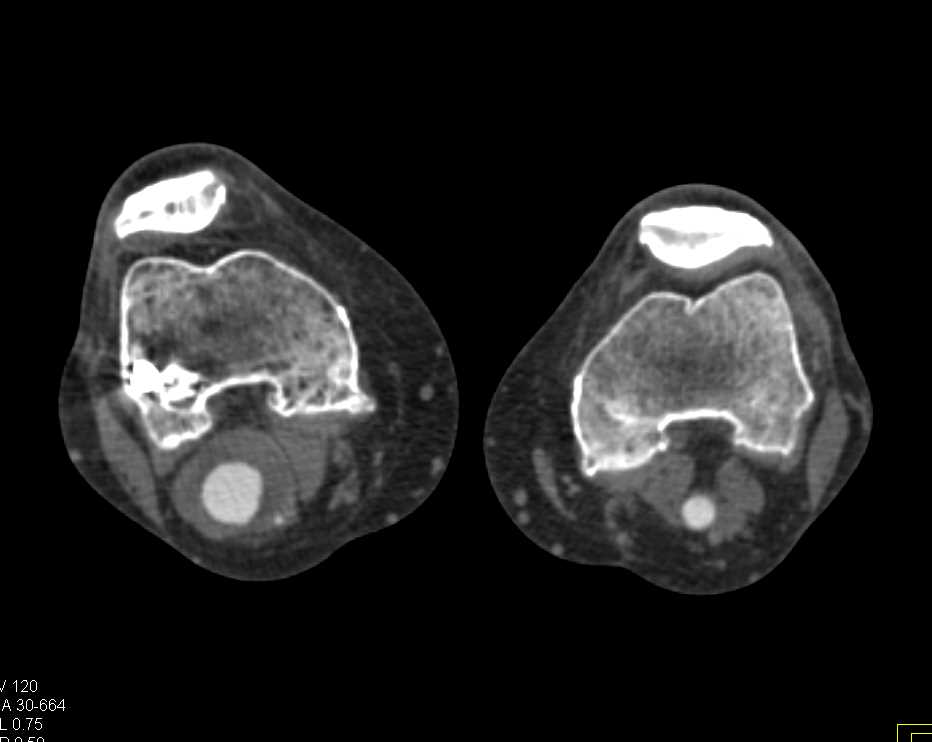
#> input picture data/317947.jpg, 932 x 742 px
$ jupyter execute contours.ipynb
#> lines starting #> are read from the running program, lines starting #| are printed output that depends on the picture; after the words box and inside, x2 and y2 are one past the last pixel; in counts of white or black regions, pixels touching at a corner belong together
# Contours

[cell 1]
import cv2
import matplotlib.pyplot as plt
import numpy as np

from config import DATA_DIR

[cell 2]
IMG_FP = DATA_DIR.joinpath("317947.jpg")
print(f"Image file path: {IMG_FP}")

[cell 3]
# Read the CT scan image in grayscale
image = cv2.imread(str(IMG_FP), 0)
#> image: shape (742, 932); min 0, max 255, mean 32.9

# Create a binary thresholded image
_, binary = cv2.threshold(image, 127, 255, cv2.THRESH_BINARY)
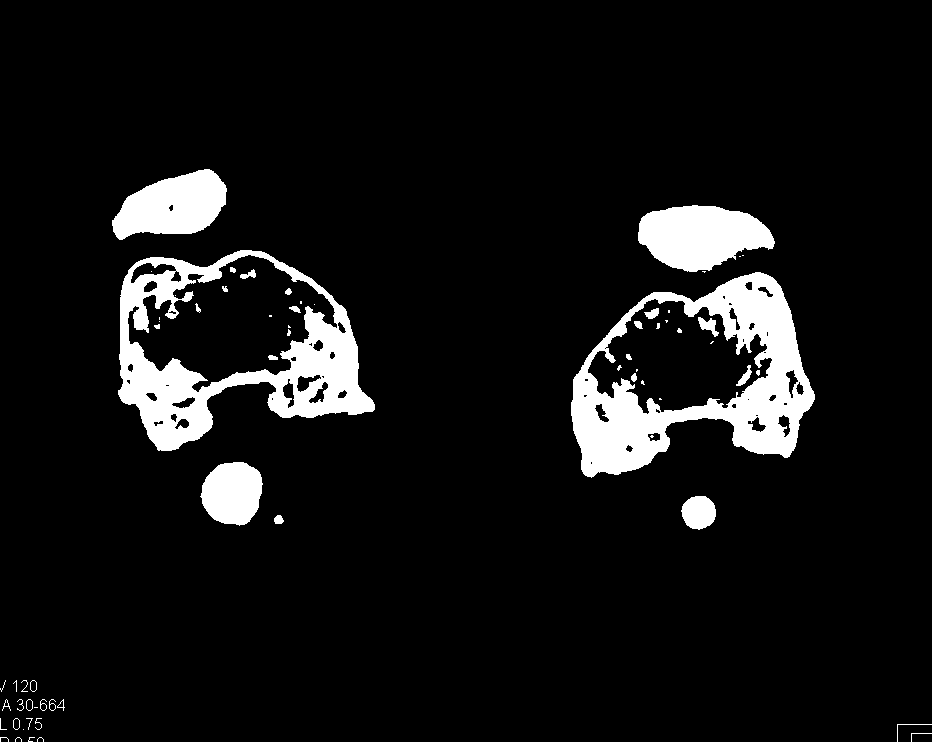
#> binary: shape (742, 932); 7.9% white; 66 white regions (33 under 20 px)

[cell 4]
# Find contours from the thresholded image
contours, _ = cv2.findContours(binary, cv2.RETR_EXTERNAL, cv2.CHAIN_APPROX_SIMPLE)
#> contours = 32 contours, 18 with area under 20; largest, box (x1, y1, x2, y2) and area: (118, 250, 375, 451) 34491, (571, 272, 815, 478) 32914, (638, 205, 775, 272) 6249, (112, 169, 227, 240) 5248, (200, 462, 263, 526) 2987
print(f"Number of contours found: {len(contours)}")
#| Number of contours found: 32

[cell 5]
# Create a copy of the original image for drawing contours
image_with_contours = cv2.cvtColor(image, cv2.COLOR_GRAY2BGR)

[cell 6]
# Draw contours on the image in red color
cv2.drawContours(image_with_contours, contours, -1, (0, 0, 255), 1)
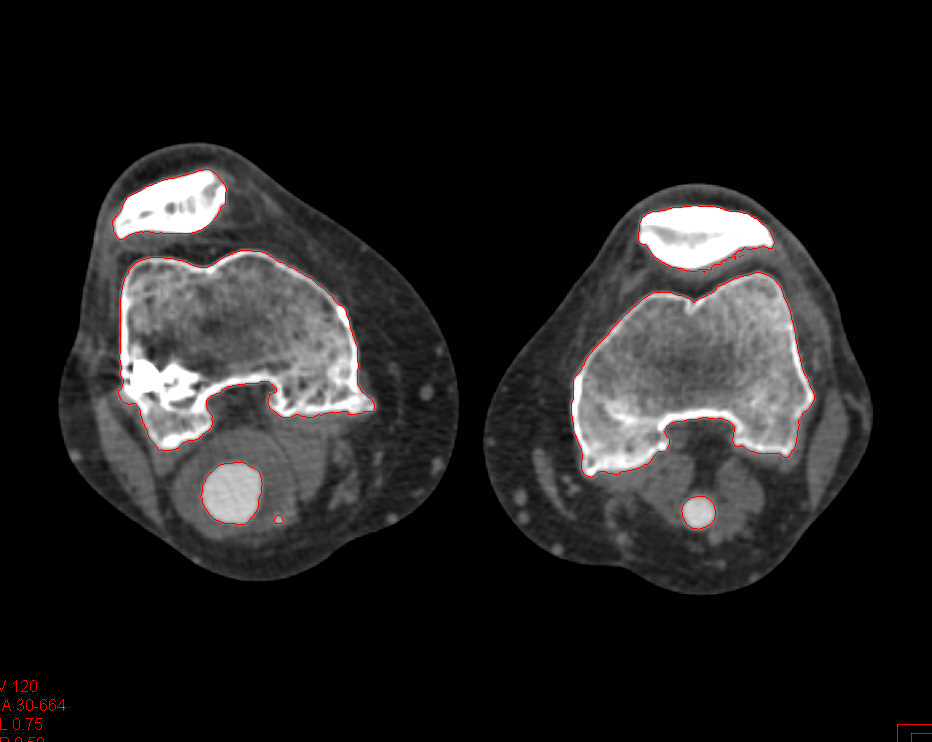
#> image_with_contours: shape (742, 932, 3); mean B, G, R 32.2, 32.2, 33.3

# Display the original image and the image with contours
plt.subplot(1, 2, 1)
plt.imshow(image, cmap='gray')
plt.title('Original CT Scan')
plt.axis('off')

plt.subplot(1, 2, 2)
plt.imshow(cv2.cvtColor(image_with_contours, cv2.COLOR_BGR2RGB))
plt.title('CT Scan with Contours')
plt.axis('off')

plt.tight_layout()
plt.show()
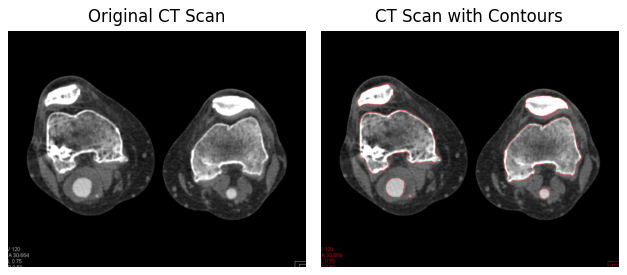
#> figure drawn by matplotlib, 2 panels

[cell 7]
# Create a blank mask for drawing contours
mask = np.zeros(image.shape, dtype=np.uint8)

# Draw contours on the mask
cv2.drawContours(mask, contours, -1, (255, 255, 255), 1)
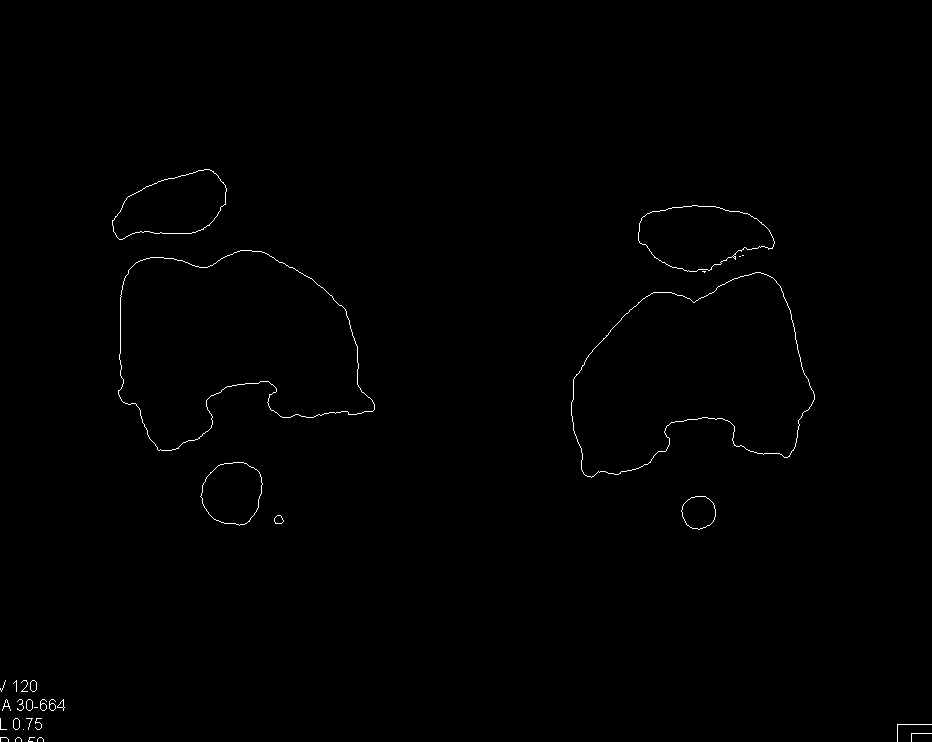
#> mask: shape (742, 932); 0.42% white in thin lines or dots, all inside (x1, y1, x2, y2) = (0, 169, 932, 742)

# Display the contour plot
plt.imshow(mask, cmap='gray')
plt.title('CT Scan Contours')
plt.axis('on')
plt.tight_layout()
plt.show()

$ run again, with data/317954.jpg copied over data/317947.jpg
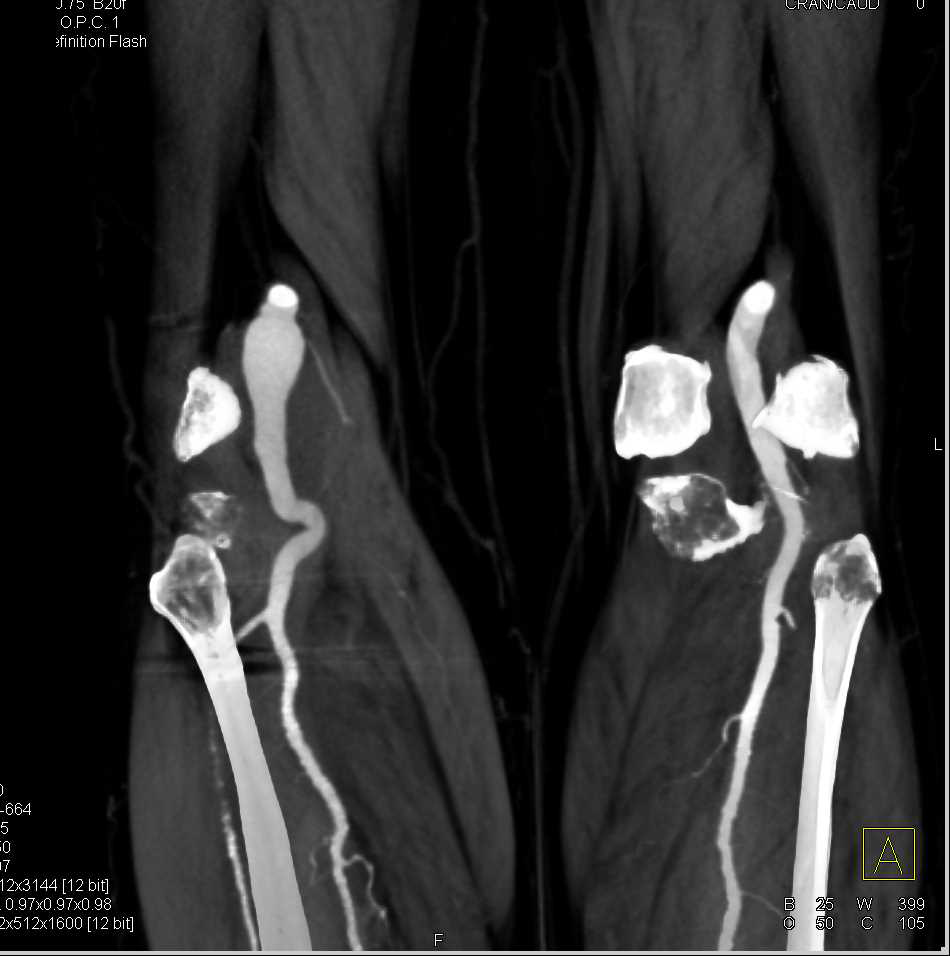
#> input picture data/317954.jpg, 950 x 956 px
#> `_, binary = cv2.threshold(image, 127, 255, cv2.THRESH_BINARY)`:
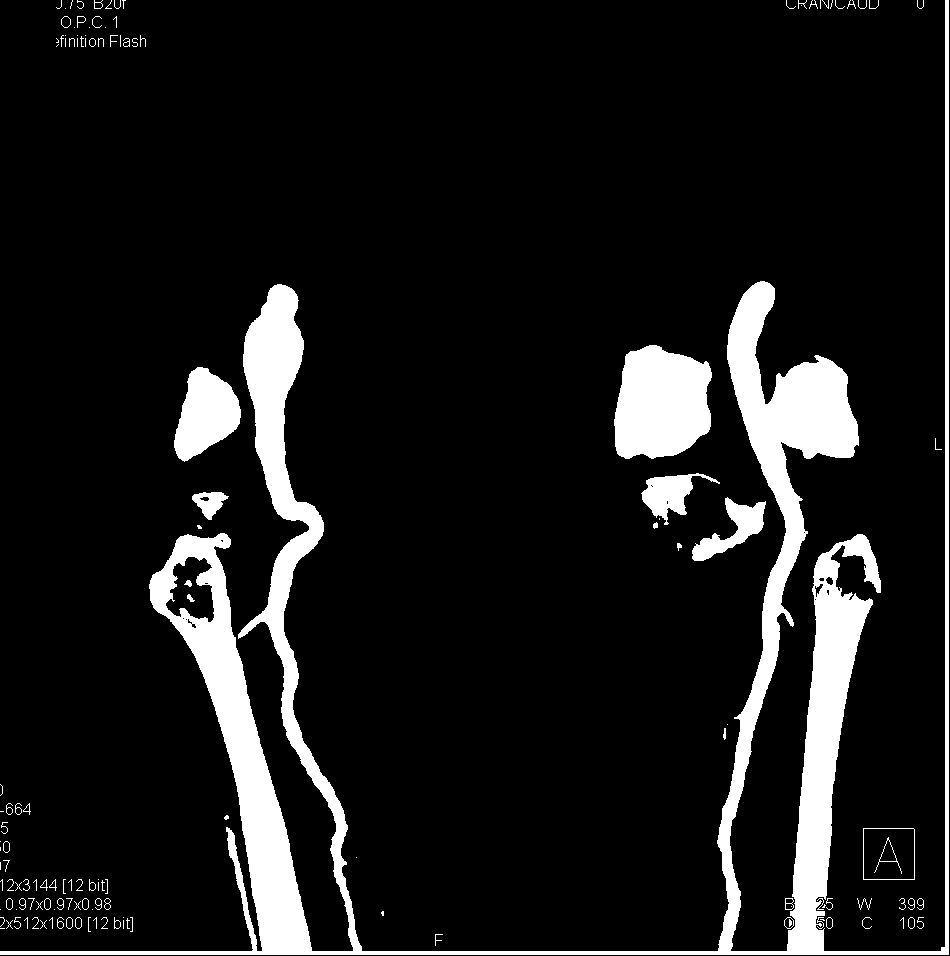
#> binary: shape (956, 950); 10.5% white; 144 white regions (76 under 20 px)
#> contours = 139 contours, 103 with area under 20; largest, box (x1, y1, x2, y2) and area: (0, 0, 949, 955) 73634, (614, 345, 712, 459) 8791, (174, 367, 241, 462) 3955, (863, 828, 915, 880) 2600, (692, 497, 766, 561) 1666
#| Number of contours found: 139
#> `cv2.drawContours(mask, contours, -1, (255, 255, 255), 1)`:
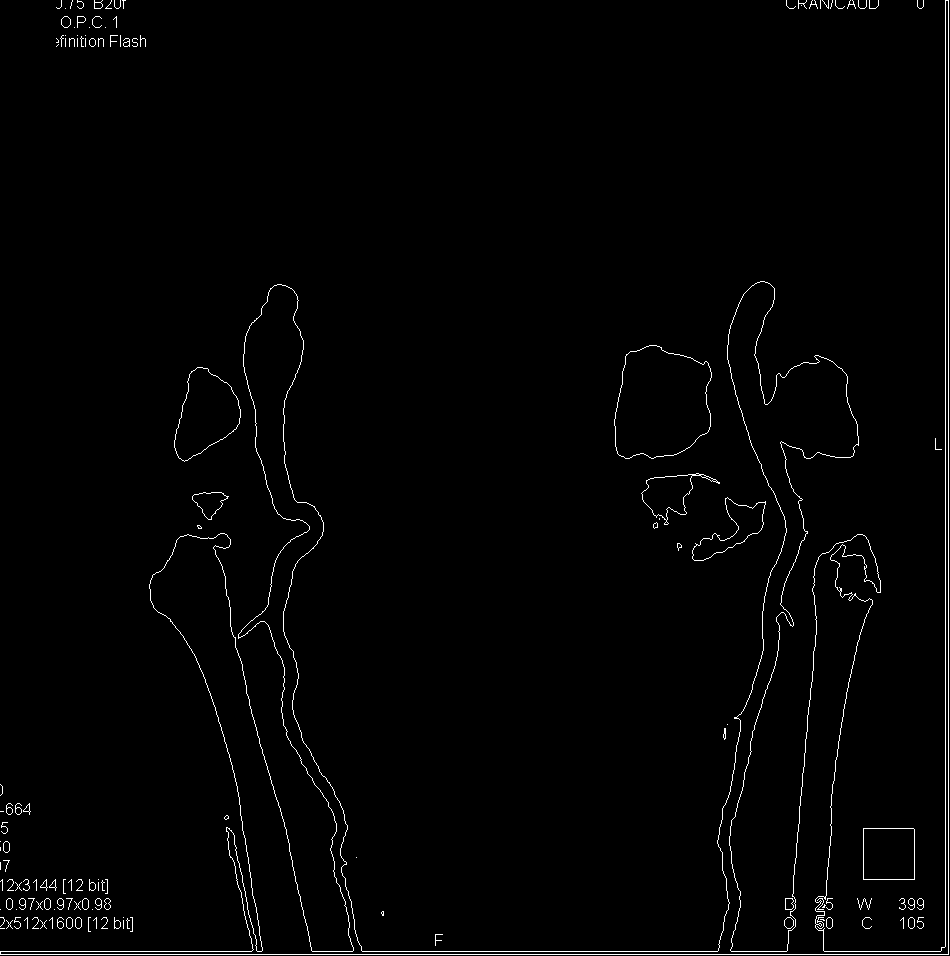
#> mask: shape (956, 950); 1.4% white in thin lines or dots
